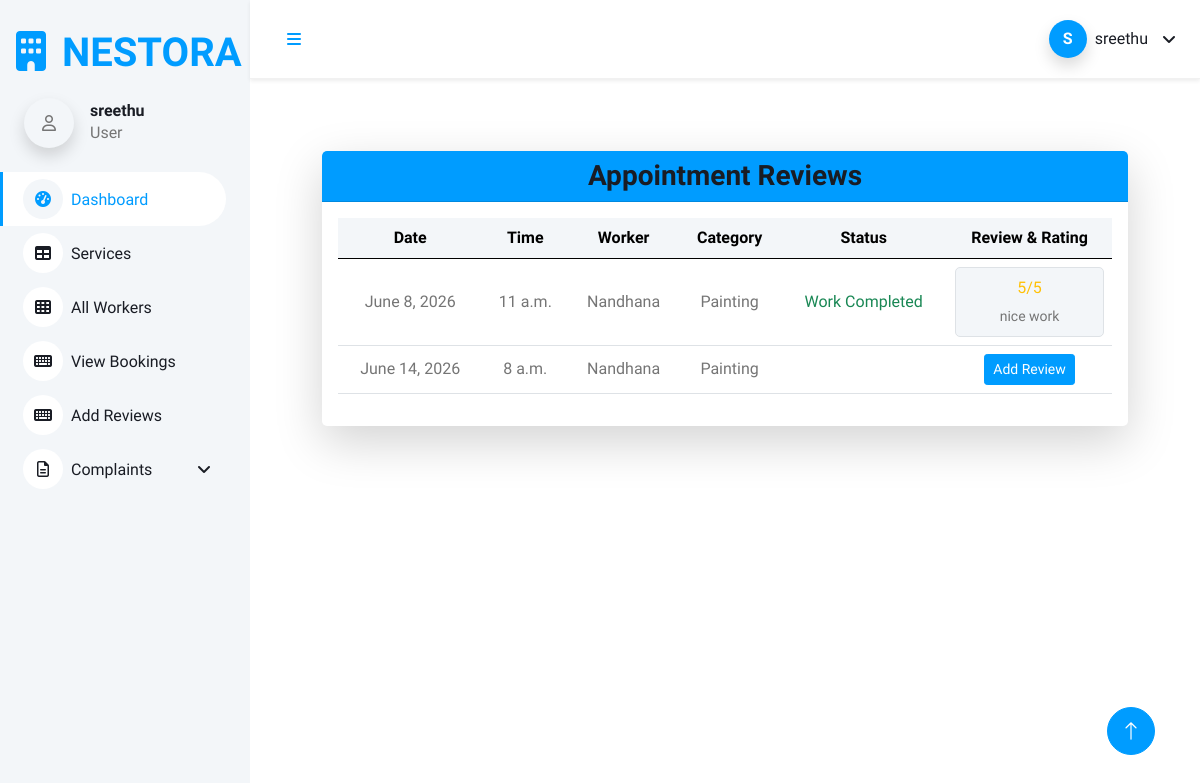
The app's page /review (signed in) with its own data.
### Homeserviceapp/models.py (models this page shows, shortened)
class Login(AbstractUser):
    is_user = models.BooleanField(default=False)
    is_worker = models.BooleanField(default=False)

class Appointment(models.Model):
    user = models.ForeignKey(Login, on_delete=models.CASCADE, related_name='appointment')
    user_profile = models.ForeignKey(UserRegistration, on_delete=models.CASCADE, related_name='user_profile')
    worker = models.ForeignKey(WorkerRegistration, on_delete=models.CASCADE, related_name='worker')
    availability = models.ForeignKey(Availability, on_delete=models.DO_NOTHING)
    appointment_status = models.IntegerField(default=0)
    work_status = models.BooleanField(default=False)
    payment_status = models.IntegerField(default=0)
    worker_amount = models.IntegerField(null=True, blank=True)
    worker_payment_status = models.IntegerField(default=0)
    admin_wallet = models.IntegerField(null=True, blank=True)

class Availability(models.Model):
    user = models.ForeignKey(WorkerRegistration, on_delete=models.DO_NOTHING)
    date = models.DateField()
    time = models.TimeField()
    schedule_status = models.IntegerField(default=0)
    booking_status = models.IntegerField(default=0)

class WorkerRegistration(models.Model):
    user = models.OneToOneField(Login, on_delete=models.CASCADE, related_name='worker')
    name = models.CharField(max_length=300)
    category = models.ForeignKey(Category, on_delete=models.DO_NOTHING)
    address = models.TextField()
    contact = models.IntegerField()
    paypal_email = models.CharField(max_length=200, null=True, blank=True)
    payment = models.IntegerField(null=True, blank=True)
    experience = models.IntegerField()
    image = models.ImageField(upload_to='uploads/')

class Category(models.Model):
    category = models.CharField(max_length=300)
    def __str__(self):
        return self.category

class Review(models.Model):
    user = models.ForeignKey(UserRegistration, on_delete=models.CASCADE)
    worker = models.ForeignKey(WorkerRegistration, on_delete=models.CASCADE)
    booking = models.ForeignKey(Appointment, on_delete=models.CASCADE)
    rating = models.IntegerField()
    review = models.TextField()
    created_at = models.DateTimeField(auto_now_add=True)

### Homeserviceapp/views.py (the view)
# urls.py: path('review', views.view_review, name='review'),
def view_review(request):
    login_user = request.user
    appointments = Appointment.objects.filter(
        user=login_user
    )
    user_reg = UserRegistration.objects.get(user=login_user)
    reviews = Review.objects.filter(user=user_reg)
    review_map = {}
    for review in reviews:
        review_map[review.booking.id] = review
    for appointment in appointments:
        if appointment.id in review_map:
            appointment.has_review = True
            appointment.review_data = review_map[appointment.id]
        else:
            appointment.has_review = False
    return render(request, 'user/Reviews.html', {'data': appointments})

### templates/user/Reviews.html (shortened to what this page needs)
{% extends 'user/user_dashboard.html' %}
{% block content %}
<div class="container mt-4">
    <div class="card border-0 shadow-lg rounded-4 overflow-hidden">
        <div class="card-header bg-primary text-white">
            <h3 class="text-center mb-0">
                Appointment Reviews
            </h3>
        </div>
        <div class="card-body">
            <div class="table-responsive">
                <table class="table table-hover align-middle">
                    <thead class="table-light">
                        <tr>
                            <th>Date</th>
                            <th>Time</th>
                            <th>Worker</th>
                            <th>Category</th>
                            <th>Status</th>
                            <th>Review & Rating</th>
                        </tr>
                    </thead>
                    <tbody>
                        {% for i in data %}
                        <tr>
                            <td>
                                {{ i.availability.date }}
                            </td>
                            <td>
                                {{ i.availability.time }}
                            </td>
                            <td>
                                {{ i.worker.name }}
                            </td>
                            <td>
                                {{ i.worker.category }}
                            </td>
                            <td>
                                {% if i.work_status == 1 %}
                                    <span class="text-success">
                                        Work Completed
                                    </span>
                                {% endif %}
                            </td>
                            <td>
                                {% if i.has_review %}
                                    <div class="border rounded p-2 bg-light">
                                        <div class="text-warning mb-1">
                                            {{ i.review_data.rating }}/5
                                        </div>
                                        <small>
                                            {{ i.review_data.review }}
                                        </small>
                                    </div>
                                {% else %}
                                    <a href="{% url 'add_review' i.id %}">
                                        <button class="btn btn-primary btn-sm">
                                            Add Review
                                        </button>
                                    </a>
                                {% endif %}
                            </td>
                        </tr>
                        {% endfor %}
                    </tbody>
                </table>
            </div>
        </div>
    </div>
</div>
{% endblock %}

### templates/user/user_dashboard.html (shortened to what this page needs)
<!DOCTYPE html>
<html lang="en">
{% load static %}
<head>
    <link href="https://cdn.jsdelivr.net/npm/bootstrap-icons@1.4.1/font/bootstrap-icons.css" rel="stylesheet">
    <link href=" {% static '/dashboard/lib/owlcarousel/assets/owl.carousel.min.css' %} " rel="stylesheet">
    <link href=" {% static '/dashboard/lib/tempusdominus/css/tempusdominus-bootstrap-4.min.css' %} " rel="stylesheet" />
    <link href=" {% static '/dashboard/css/bootstrap.min.css' %} " rel="stylesheet">
    <link href=" {% static '/dashboard/css/style.css' %} " rel="stylesheet">
    <link rel="stylesheet"
      href="https://cdnjs.cloudflare.com/ajax/libs/font-awesome/6.5.2/css/all.min.css">
</head>
<body>
    <div>
        <div class="sidebar pe-4 pb-3">
            <nav class="navbar bg-light navbar-light">
                <a href=" {% static 'index.html' %} " class="navbar-brand d-flex align-items-center">
                    <h1 class="m-3 text-primary"><i class="fa fa-building me-3"></i>NESTORA</h1>
                </a>
                <div class="d-flex align-items-center ms-4 mb-4">
                     <div class="bg-light rounded-circle d-inline-flex align-items-center justify-content-center shadow"
                             style="width: 50px; height: 50px;">
                            <i class="fa-regular fa-user"></i>
                        </div>
                    <div class="ms-3">
                        <h6 class="mb-0">{{user.username}}</h6>
                        <span>User</span>
                    </div>
                </div>
                <div class="navbar-nav w-100">
                    <a href=" {% url 'user_dashboard' %} " class="nav-item nav-link active "><i class="fa fa-tachometer-alt me-2"></i>Dashboard</a>
                    <a href=" {% url 'services' %} " class="nav-item nav-link"><i class="fa fa-table me-2"></i>Services</a>
                    <a href=" {% url 'view_workers_user' %} " class="nav-item nav-link"><i class="fa fa-th me-2"></i>All Workers</a>
                    <a href=" {% url 'user_view_appointment' %} " class="nav-item nav-link"><i class="fa fa-keyboard me-2"></i>View Bookings</a>
                    <a href=" {% url 'review' %} " class="nav-item nav-link"><i class="fa fa-keyboard me-2"></i>Add Reviews</a>
                    <div class="nav-item dropdown">
                        <a href="#" class="nav-link dropdown-toggle" data-bs-toggle="dropdown"><i class="far fa-file-alt me-2"></i>Complaints</a>
                    </div>
                </div>
            </nav>
        </div>
        <div class="content">
           <nav class="navbar navbar-expand-lg navbar-light bg-white sticky-top px-4 py-2 shadow-sm no-print"
                style="border-bottom:1px solid #f1f1f1;">
               <a href="#" class="sidebar-toggler flex-shrink-0">
                    <i class="fa fa-bars"></i>
                </a>
               <div class="navbar-nav ms-auto d-flex align-items-center gap-3">
                   <div class="nav-item dropdown">
                       <a href="#" class="nav-link dropdown-toggle d-flex align-items-center gap-2"
                          data-bs-toggle="dropdown">
                           <div class="rounded-circle bg-primary text-white d-flex align-items-center justify-content-center shadow"
                                style="width:38px;height:38px;font-weight:600;">
                               {{ user.username|first|upper }}
                           </div>
                           <span class="d-none d-md-inline fw-semibold text-dark">
                               {{ user.username }}
                           </span>
                       </a>
                   </div>
               </div>
           </nav>
            <div class="container-fluid pt-4 px-4">
                <div class="row g-4">
                    <div class="col-sm-12 col-xl-12">
                        <div class="text-center rounded p-4">
                            <div class="d-flex align-items-center justify-content-between mb-4">
                                {% block content %}
                                {% endblock %}
                            </div>
                        </div>
                    </div>
                </div>
            </div>
        </div>
        <a href="#" class="btn btn-lg btn-primary btn-lg-square back-to-top no-print"><i class="bi bi-arrow-up"></i></a>
    </div>
</body>
</html>

### static/dashboard/css/style.css (style rules this page uses)
:root { --primary: #009CFF; --light: #F3F6F9; --dark: #191C24; }
.back-to-top { position: fixed; display: none; right: 45px; bottom: 45px; z-index: 99; }
.btn { transition: .5s; }
.btn.btn-primary { color: #FFFFFF; }
.btn-lg-square { width: 48px; height: 48px; }
.btn-square, .btn-sm-square, .btn-lg-square { padding: 0; display: inline-flex; align-items: center; justify-content: center; font-weight: normal; border-radius: 50px; }
.sidebar { position: fixed; top: 0; left: 0; bottom: 0; width: 250px; height: 100vh; overflow-y: auto; background: var(--light); transition: 0.5s; z-index: 999; }
.content { margin-left: 250px; min-height: 100vh; background: #FFFFFF; transition: 0.5s; }
@media (min-width: 992px) { .sidebar { margin-left: 0; } }
@media (min-width: 992px) { .content { width: calc(100% - 250px); } }
.sidebar .navbar .navbar-nav .nav-link { padding: 7px 20px; color: var(--dark); font-weight: 500; border-left: 3px solid var(--light); border-radius: 0 30px 30px 0; outline: none; }
.sidebar .navbar .navbar-nav .nav-link:hover, .sidebar .navbar .navbar-nav .nav-link.active { color: var(--primary); background: #FFFFFF; border-color: var(--primary); }
.sidebar .navbar .navbar-nav .nav-link i { width: 40px; height: 40px; display: inline-flex; align-items: center; justify-content: center; background: #FFFFFF; border-radius: 40px; }
.sidebar .navbar .navbar-nav .nav-link:hover i, .sidebar .navbar .navbar-nav .nav-link.active i { background: var(--light); }
.sidebar .navbar .dropdown-toggle::after { position: absolute; top: 15px; right: 15px; border: none; content: "\f107"; font-family: "Font Awesome 5 Free"; font-weight: 900; transition: .5s; }
.content .navbar .navbar-nav .nav-link { margin-left: 25px; padding: 12px 0; color: var(--dark); outline: none; }
.content .navbar .sidebar-toggler, .content .navbar .navbar-nav .nav-link i { width: 40px; height: 40px; display: inline-flex; align-items: center; justify-content: center; background: #FFFFFF; border-radius: 40px; }
.content .navbar .dropdown-toggle::after { margin-left: 6px; vertical-align: middle; border: none; content: "\f107"; font-family: "Font Awesome 5 Free"; font-weight: 900; transition: .5s; }

### records on screen
Login: username "sreethu", username|first "S"
Appointment: availability "June 8, 2026", availability.time "11 a.m.", worker.name "Nandhana", worker.category "Painting", work_status "Work Completed", review_data.rating "5", review_data.review "nice work"
Appointment: availability "June 14, 2026", availability.time "8 a.m.", worker.name "Nandhana", worker.category "Painting", shows "Add Review"
